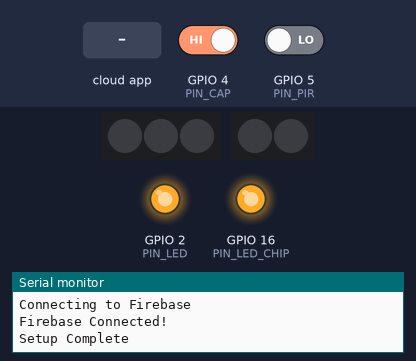
Bench run of a program on a simulated ESP8266 (NodeMCU). On the bench: 3 RGB LEDs in strip order, left to right, 2 RGB LEDs in strip order, left to right, output pins drawn as LEDs (lit = HIGH), the last lines printed to the serial monitor. The inputs (shaded band) are chosen by the test bench; at power-on: GPIO 5 (PIN_PIR) LOW, GPIO 4 (PIN_CAP) HIGH. WiFi joins after 1.5 s; servers stay silent unless stated; the Firebase database answers and starts empty.

Above: at 4.0 s.
4.1 s: GPIO 5 (PIN_PIR) driven HIGH
At 4.26 s:
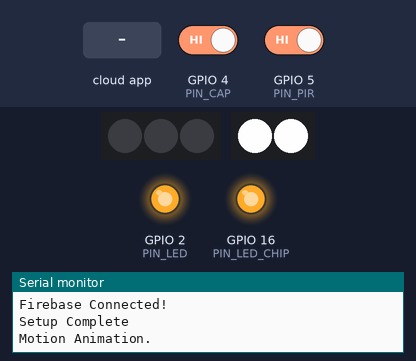
5.8 s: GPIO 4 (PIN_CAP) driven LOW
At 7.0 s:
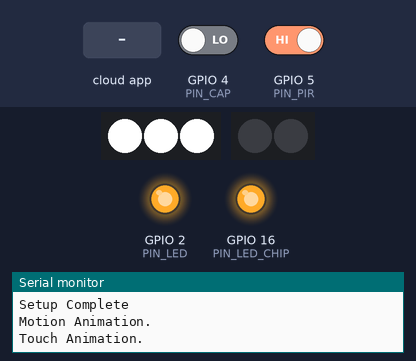
9.3 s: the phone or cloud app sets motion to 1
12.8 s: the phone or cloud app sets touch to 1
19.6 s: GPIO 4 (PIN_CAP) driven HIGH
At 21.5 s:
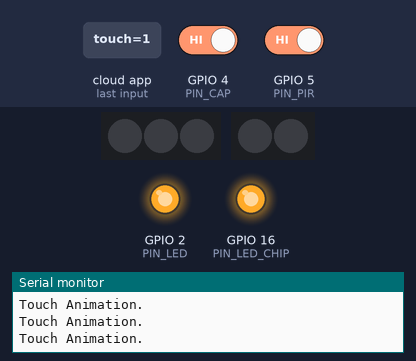
Timing chart, 0 to 22.2 s (numbered marks = the images above; inputs shaded):
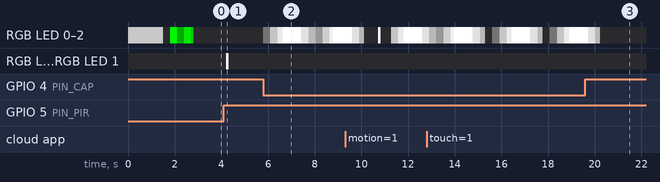

The program:

main.cpp
```cpp
#include <Arduino.h>

#include <ESP8266WiFi.h>
#include <FirebaseArduino.h>
#include <WiFiManager.h>
#include <ESP8266HTTPClient.h>
#include <Adafruit_NeoPixel.h>

#include <CapacitiveSensor.h>


// Pin Initialization
#define PIN_PIR                     5
#define PIN_TOUCH                   1
#define PIN_PIXELS                  14
#define PIN_BASE_PIXELS             10
#define PIN_LED                     2
#define PIN_LED_CHIP                16
#define PIN_CAP                     4

#define BAUD_RATE                   115200

// WiFiManager Object
WiFiManager wifiManager;

#define ACCESS_POINT_NAME           "HeartLamp"

// Firebase Defines
#define FIREBASE_HOST "gemini-lamp.firebaseio.com"
#define FIREBASE_AUTH "y4041WZ3eWpUJeQaFJrIfKtaUc473SHUoQ9SpRjZ"

#define FIREBASE_TARGET             String("kevin")
#define FIREBASE_SELF               String("rithy")
#define TOUCH_TARGET                "/touch"
#define MOTION_TARGET               "/motion"
#define HEART_ACTIVE_TARGET         "/heart/active"
#define HEART_RED_TARGET            "/heart/r"
#define HEART_GREEN_TARGET          "/heart/g"
#define HEART_BLUE_TARGET           "/heart/b"
#define BASE_ACTIVE_TARGET          "/base/active"
#define BASE_RED_TARGET             "/base/r"
#define BASE_GREEN_TARGET           "/base/g"
#define BASE_BLUE_TARGET            "/base/b"

#define FIREBASE_POLL_INTERVAL      5000

// NeoPixel Initialization
#define NUM_PIXELS                  3
#define NUM_BASE_PIXELS             2
#define NP_WHITE                    100,100,100
#define NP_RED                      255,0,0
#define NP_FUSCHIA                  100,0,100
#define NP_GREEN                    0,100,0
#define NP_OFF                      0,0,0
#define NP_RGB_MAX                  255
#define NP_SETUP_COMPLETE_ITER      2
#define NP_SETUP_COMPLETE_DELAY     25
#define NP_TOUCH_RAMP_DELAY         3
#define NP_TOUCH_ON_DELAY           500
#define NP_MOTION_RAMP_DELAY        0
#define NP_MOTION_ON_DELAY          50
#define NP_MOTION_ITER              1

Adafruit_NeoPixel pixels = Adafruit_NeoPixel(NUM_PIXELS, PIN_PIXELS, NEO_GRB + NEO_KHZ800);
Adafruit_NeoPixel base_pixels = Adafruit_NeoPixel(NUM_BASE_PIXELS, PIN_BASE_PIXELS, NEO_GRB + NEO_KHZ800);

// State Variables
bool touch_detected = 0;
bool touch_animate = 0;
bool motion_detected = 0;
bool motion_animate = 0;
int fail_count = 0;

unsigned long previous_time = 0;
unsigned long current_time = 0;
int heart_colour[3] = {0,0,0};
int base_colour[3] = {0,0,0};

void set_pixels_chain_colour(Adafruit_NeoPixel *t_pixels, int r, int g, int b);
void touch_animation();
void motion_animation(Adafruit_NeoPixel *t_pixels);
void firebase_state_machine();
void sensor_state_machine();
bool check_firebase_fail(String path, String type);

void motion_interrupt(){
  motion_detected = 1;
  motion_animate = 1;
}

void touch_interrupt(){
  touch_detected = 1;
  touch_animate = 1;
}

void setup() {

  pixels.begin();
  base_pixels.begin();

  Serial.begin(BAUD_RATE);

  set_pixels_chain_colour(&pixels, NP_WHITE);

  // connect to wifi.
  Serial.println("Starting WiFi Manager");
  wifiManager.autoConnect(ACCESS_POINT_NAME);
  Serial.println("WiFi connected.");
  Serial.print("WiFi IP: ");
  Serial.println(WiFi.localIP());

  Serial.println("Connecting to Firebase");
  Firebase.begin(FIREBASE_HOST, FIREBASE_AUTH);
  Serial.println("Firebase Connected!");

  pinMode(PIN_PIR, INPUT);
  pinMode(PIN_CAP, INPUT);
  attachInterrupt(digitalPinToInterrupt(PIN_PIR), motion_interrupt, RISING);
  // attachInterrupt(digitalPinToInterrupt(PIN_CAP), touch_interrupt, FALLING);

  pinMode(PIN_LED, OUTPUT);
  pinMode(PIN_LED_CHIP, OUTPUT);
  digitalWrite(PIN_LED, HIGH);
  digitalWrite(PIN_LED_CHIP, HIGH);

  for (int i = 0; i < NP_SETUP_COMPLETE_ITER; i++){
    for (int i = 0; i < NP_RGB_MAX; i++){
      set_pixels_chain_colour(&pixels, 0, i, 0);
      pixels.show();
      delay(1);
    }
    delay(NP_SETUP_COMPLETE_DELAY);
    for (int i = NP_RGB_MAX; i >= 0; i--){
      set_pixels_chain_colour(&pixels, 0, i, 0);
      delay(1);
    }
  }

  Serial.println("Setup Complete");

}

void loop() {

  firebase_state_machine(); //Firebase Actions Occur Every FIREBASE_POLL_INTERVAL (Default: 1 Second)
  sensor_state_machine();

}


void firebase_state_machine(){

  current_time = millis();

  if (fail_count >= 10){
    ESP.reset();
    // Serial.println("Re-begin Firebase");
    // Firebase.begin(FIREBASE_HOST, FIREBASE_AUTH);
  }

  if (current_time - previous_time > FIREBASE_POLL_INTERVAL){

    previous_time = current_time;

    bool touch_received = Firebase.getBool(FIREBASE_TARGET + TOUCH_TARGET);
    if (check_firebase_fail(FIREBASE_TARGET + TOUCH_TARGET, "Getting")){

    }
    else if (touch_received){
      Firebase.setBool(FIREBASE_TARGET + TOUCH_TARGET, false);
      touch_animation();

      check_firebase_fail(FIREBASE_TARGET + TOUCH_TARGET, "Getting");
    }

    bool motion_received = Firebase.getBool(FIREBASE_TARGET + MOTION_TARGET);
    if (check_firebase_fail(FIREBASE_TARGET + MOTION_TARGET, "Getting")){}
    else if (motion_received){
      Firebase.setBool(FIREBASE_TARGET + MOTION_TARGET, false);
      motion_animation(&pixels);

      set_pixels_chain_colour(&pixels, heart_colour[0], heart_colour[1], heart_colour[2]);

      check_firebase_fail(FIREBASE_TARGET + TOUCH_TARGET, "Setting");
    }

    if (touch_detected){
      Firebase.setBool(FIREBASE_SELF + TOUCH_TARGET, true);
      check_firebase_fail(FIREBASE_SELF + TOUCH_TARGET, "Setting");
    }
    else{
      bool heart_active = Firebase.getBool(FIREBASE_SELF + HEART_ACTIVE_TARGET);
      if (check_firebase_fail(FIREBASE_SELF + HEART_ACTIVE_TARGET, "Getting")){}
      else if (heart_active){
        heart_colour[0] = Firebase.getInt(FIREBASE_SELF + HEART_RED_TARGET);
        heart_colour[1] = Firebase.getInt(FIREBASE_SELF + HEART_GREEN_TARGET);
        heart_colour[2] = Firebase.getInt(FIREBASE_SELF + HEART_BLUE_TARGET);
        set_pixels_chain_colour(&pixels, heart_colour[0], heart_colour[1], heart_colour[2]);
      }
      else{
        set_pixels_chain_colour(&pixels, NP_OFF);
      }

      bool base_active = Firebase.getBool(FIREBASE_SELF + BASE_ACTIVE_TARGET);
      if (check_firebase_fail(FIREBASE_SELF + BASE_ACTIVE_TARGET, "Getting")){}
      else if (base_active){
        base_colour[0] = Firebase.getInt(FIREBASE_SELF + BASE_RED_TARGET);
        base_colour[1] = Firebase.getInt(FIREBASE_SELF + BASE_GREEN_TARGET);
        base_colour[2] = Firebase.getInt(FIREBASE_SELF + BASE_BLUE_TARGET);
        set_pixels_chain_colour(&base_pixels, base_colour[0], base_colour[1], base_colour[2]);
      }
      else{
        set_pixels_chain_colour(&base_pixels, NP_OFF);
      }
    }

    if (motion_detected){
      Firebase.setBool(FIREBASE_SELF + MOTION_TARGET, true);
      motion_detected = 0;
      check_firebase_fail(FIREBASE_SELF + MOTION_TARGET, "Setting");
    }

  }
}

void sensor_state_machine(){

  touch_detected = !digitalRead(PIN_CAP);

  if (motion_animate){

    Serial.println("Motion Animation.");

    motion_animation(&base_pixels);

    set_pixels_chain_colour(&base_pixels, base_colour[0], base_colour[1], base_colour[2]);

    motion_animate = 0;

  }

  if(touch_detected){

    Serial.println("Touch Animation.");

    touch_animation();

    set_pixels_chain_colour(&pixels, heart_colour[0], heart_colour[1], heart_colour[2]);
  }

}

void touch_animation(){

  for (int i = 0; i < NP_RGB_MAX; i++){
    set_pixels_chain_colour(&pixels, i,i,i);
    delay(NP_TOUCH_RAMP_DELAY);
    yield();
  }
  delay(NP_TOUCH_ON_DELAY);
  for (int i = NP_RGB_MAX; i >= 0; i--){
    set_pixels_chain_colour(&pixels, i,i,i);
    delay(NP_TOUCH_RAMP_DELAY);
    yield();
  }
}

void motion_animation(Adafruit_NeoPixel *t_pixels){

  for (int i = 0; i < NP_MOTION_ITER; i++){
    for (int j = 0; j < NP_RGB_MAX; j++){
      set_pixels_chain_colour(t_pixels, 0,j/2,j);
      delay(NP_MOTION_RAMP_DELAY);
    }
    for (int j = 0; j < NP_RGB_MAX; j++){
      set_pixels_chain_colour(t_pixels, j, (NP_RGB_MAX/2)+j/2, NP_RGB_MAX);
      delay(NP_MOTION_RAMP_DELAY);
    }
    delay(NP_MOTION_ON_DELAY);
    for (int j = NP_RGB_MAX; j >= 0; j--){
      set_pixels_chain_colour(t_pixels, j,j,j);
      delay(NP_MOTION_RAMP_DELAY);
    }
  }
}

void set_pixels_chain_colour(Adafruit_NeoPixel *t_pixels, int r, int g, int b){
  for (int i = 0; i < t_pixels->numPixels(); i++){
    t_pixels->setPixelColor(i, pixels.Color(r,g,b));
  }
  t_pixels->show();
}

bool check_firebase_fail(String path, String type){
  if(Firebase.failed()){
    Serial.print(type);
    Serial.print(" ");
    Serial.print(path);
    Serial.print(" failed: ");
    Serial.println(Firebase.error());

    fail_count++;
    return true;
  }
  return false;
}
```

main_arest.cpp
```cpp
// #include <Arduino.h>
//
// #include <Wire.h>
// #include <ESP8266WiFi.h>
// #include <ESP8266HTTPClient.h>
// #include <PubSubClient.h>
// #include <aREST.h>
//
// #include <Adafruit_NeoPixel.h>
// #include <DNSServer.h>
// #include <ESP8266WebServer.h>
// #include <WiFiManager.h>
//
// #include "Adafruit_MPR121.h"
//
// // Pin Initialization
// #define PIN_PIR                     5
// #define PIN_MIC                     A0
// #define PIN_TOUCH                   1
// #define PIN_PIXELS                  4
// #define PIN_LED                     2
//
// #define BAUD_RATE                   115200
//
// //Client Initialization
// WiFiClient espClient;
// // PubSubClient client(espClient);
// // HTTPClient http;
//
// String host = "cloud.arest.io";
// String motion_url = "/gemini/motion";
//
// // aREST Initialization
// #define LISTEN_PORT                 80
//
// aREST rest = aREST();
//
// char* device_id = "gemini";
//
// // WiFiServer server(LISTEN_PORT);
//
// // NeoPixel Initialization
// #define NUM_PIXELS                  1
// #define NP_WHITE                    255,255,255
// #define NP_RED                      255,0,0
// #define NP_OFF                      0,0,0
// #define NP_TOUCH_RAMP_DELAY         10
// #define NP_TOUCH_ON_DELAY           1500
// #define NP_MOTION_RAMP_DELAY        1
// #define NP_MOTION_ON_DELAY          200
// #define NP_MOTION_ITER              3
//
// Adafruit_NeoPixel pixels = Adafruit_NeoPixel(NUM_PIXELS, PIN_PIXELS, NEO_GRB + NEO_KHZ800);
//
// // Capacitive Sensor Initialization
// #define CAP_ADDR                    0x5A
//
// bool cap_connected = 0;
//
// Adafruit_MPR121 cap = Adafruit_MPR121();
//
// // State Variables
// bool touch_detected = 0;
// bool motion_detected = 0;
//
//
// void callback(char* topic, byte* payload, unsigned int length);
// void set_pixels_chain_colour(int r, int g, int b);
// int touch_animation(String command);
// int motion_animation(String command);
// void idle_state_machine();
//
// void motion_interrupt(){
//   motion_detected = 1;
// }
//
// void touch_interrupt(){
//   touch_detected = 1;
// }
//
// void setup() {
//   // client.setCallback(callback);
//
//   Serial.begin(BAUD_RATE);
//
//   Serial.println("Initializing RESTful Environment");
//
//   rest.function("touch", touch_animation);
//   rest.function("motion", motion_animation);
//
//   rest.set_id(device_id);
//   rest.set_name("heart-lamp-rithy");
//
//   Serial.println("Starting WiFi Manager");
//   WiFiManager wifiManager;
//   wifiManager.autoConnect("AutoConnectAP");
//   Serial.println("WiFi connected.");
//
//   // Start the server
//   // server.begin();
//   // Serial.println("Server started");
//
//   // Print the IP address
//   Serial.println(WiFi.localIP());
//
//   //Peripherals Setup
//   pixels.begin();
//
//   // if (cap.begin(0x5A)) {
//   //   Serial.println("MPR121 Connected.");
//   //   cap_connected = 1;
//   // }
//   // else{
//   //   Serial.println("MPR121 Not Found.");
//   // }
//
//   pinMode(PIN_PIR, INPUT);
//   attachInterrupt(digitalPinToInterrupt(PIN_PIR), motion_interrupt, RISING);
//
//   pinMode(PIN_LED, OUTPUT);
//   digitalWrite(PIN_LED, 0);
//
//   Serial.println("Setup Complete");
//
//   // char* out_topic = rest.get_topic();
//
// }
//
// void loop() {
//
//   if(motion_detected){
//     Serial.println("Motion Detected.");
//     String empty_command = "";
//     // motion_animation(empty_command);
//     motion_detected = 0;
//
//     HTTPClient http;
//
//     http.begin("url")
//
//     http.GET()
//
//     reads
//
//
//     exit
//
//
//     espClient.println("GET /gemini/touch HTTP/1.1");
//     espClient.println("Host: cloud.arest.io");
//     espClient.println();
//
//     long interval = 2000;
// unsigned long currentMillis = millis(), previousMillis = millis();
//
// while(!espClient.available()){
//
//   if( (currentMillis - previousMillis) > interval ){
//
//     Serial.println("Timeout");
//     espClient.stop();
//     return;
//   }
//   currentMillis = millis();
// }
//
// while (espClient.connected())
// {
//   if ( espClient.available() )
//   {
//     char str=espClient.read();
//    Serial.println(str);
//   }
// }
//
//   }
//   if(touch_detected){
//     Serial.println("Touch Detected.");
//     String empty_command = "";
//     touch_animation(empty_command);
//     touch_detected = 0;
//   }
//
//   // rest.handle(client);
//
// }
//
// void set_pixels_chain_colour(int r, int g, int b){
//   for (int i = 0; i < NUM_PIXELS; i++){
//     pixels.setPixelColor(i, pixels.Color(r,g,b));
//   }
// }
//
// int touch_animation(String command){
//
//   for (int i = 0; i < 255; i++){
//     set_pixels_chain_colour(i,i,i);
//     pixels.show();
//     delay(NP_TOUCH_RAMP_DELAY);
//     yield();
//   }
//   delay(NP_TOUCH_ON_DELAY);
//   for (int i = 255; i >= 0; i--){
//     set_pixels_chain_colour(i,i,i);
//     pixels.show();
//     delay(NP_TOUCH_RAMP_DELAY);
//     yield();
//   }
//
//   return 1;
// }
//
// int motion_animation(String command){
//
//   for (int i = 0; i < NP_MOTION_ITER; i++){
//     for (int j = 0; j < 255; j++){
//       set_pixels_chain_colour(0,j/2,j);
//       pixels.show();
//       delay(NP_MOTION_RAMP_DELAY);
//       yield();
//     }
//     for (int j = 0; j < 255; j++){
//       set_pixels_chain_colour(j, 127+j/2, 255);
//       pixels.show();
//       delay(NP_MOTION_RAMP_DELAY);
//       yield();
//     }
//     delay(NP_MOTION_ON_DELAY);
//     for (int j = 255; j >= 0; j--){
//       set_pixels_chain_colour(j,j,j);
//       pixels.show();
//       delay(NP_MOTION_RAMP_DELAY);
//       yield();
//     }
//   }
//
//   return 1;
// }
//
// void callback(char* topic, byte* payload, unsigned int length) {
//
//   // rest.handle_callback(client, topic, payload, length);
//
// }
```

Measured:
- after the input at 4.1 s, RGB LED 0, RGB LED 1: off → RGB(254, 254, 255) after 0.12 s, → off 0.11 s later
- after the input at 5.8 s, RGB LED 0–2: off → RGB(1, 1, 1) at once, → RGB(94, 94, 94) 0.30 s later, → RGB(187, 187, 187) 0.30 s later, → RGB(254, 254, 254) 0.22 s later, … (12 changes in this stretch)
